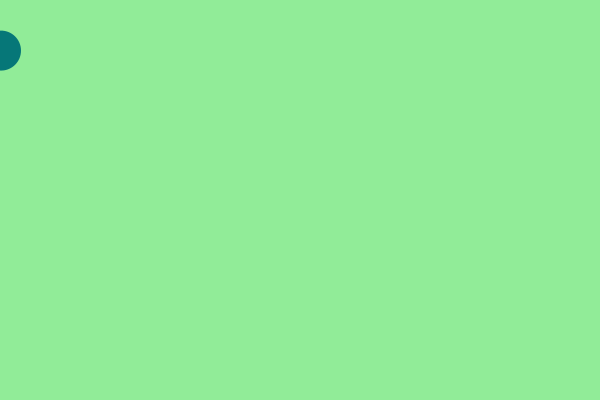
Frame 1 (no input)
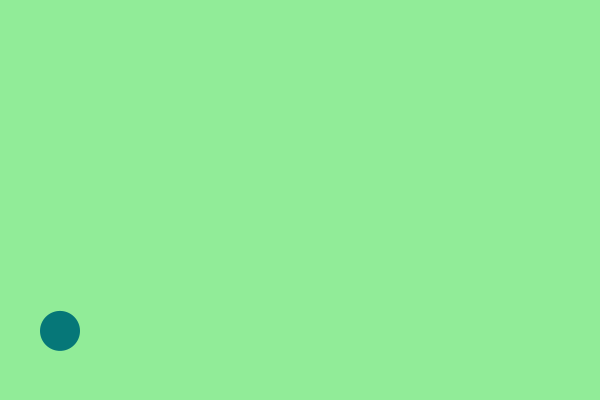
Frame 60 (the mouse pressed at the canvas centre just before this capture)
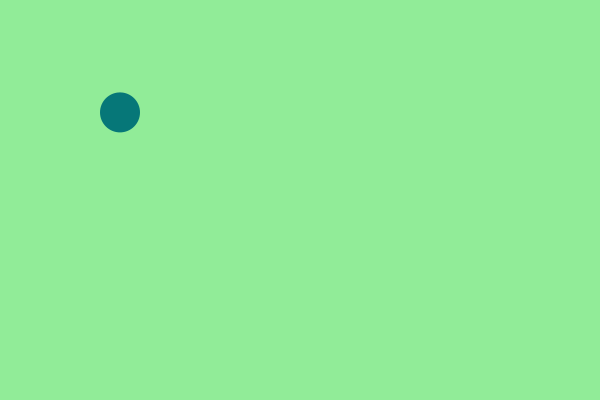
Frame 120 (the mouse held since frame 60 and released just before this capture)

The Processing sketch that drew these frames (run headless with seeded random() and noise(); from frame 60 on, the mouse is pressed at the canvas centre):

// Processing sketch: bounce02
// ── bounce02.pde
void setup() {
   size(600, 400);
   noStroke();
}

void draw() {
   background(145, 236, 152);
   fill(6, 119, 120);
   float time = frameCount;
   PVector ballCenter = getBallCenter(time);
   ellipse(ballCenter.x, ballCenter.y, 40, 40);
}

PVector getBallCenter(float time)
{
   float xPosition = time;
   float angle = time/40.0;
   float bounceHeight = max(0, map(time, 0, 600, 1, 0));
   float yPosition = bounceHeight * abs(cos(angle));
   yPosition = map(yPosition, 0, 1, 350, 50);
   PVector center = new PVector(xPosition, yPosition);
   return(center);
}
